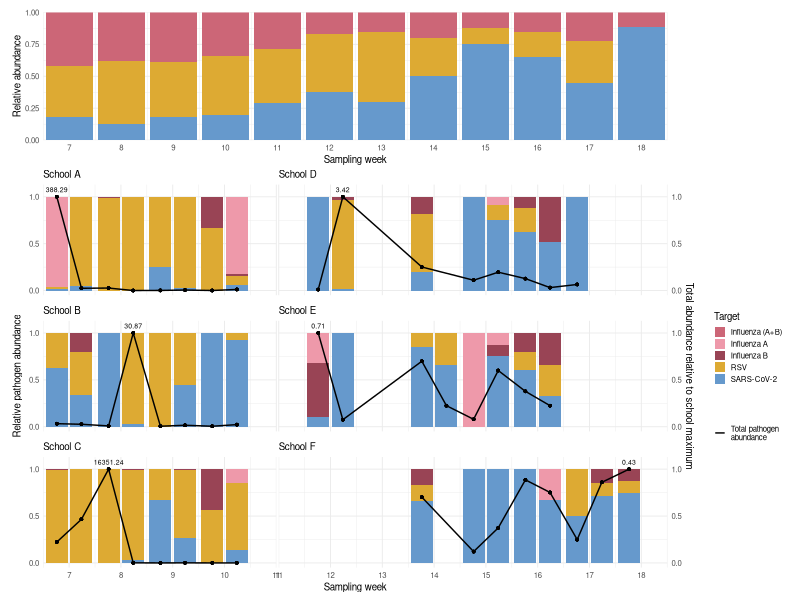
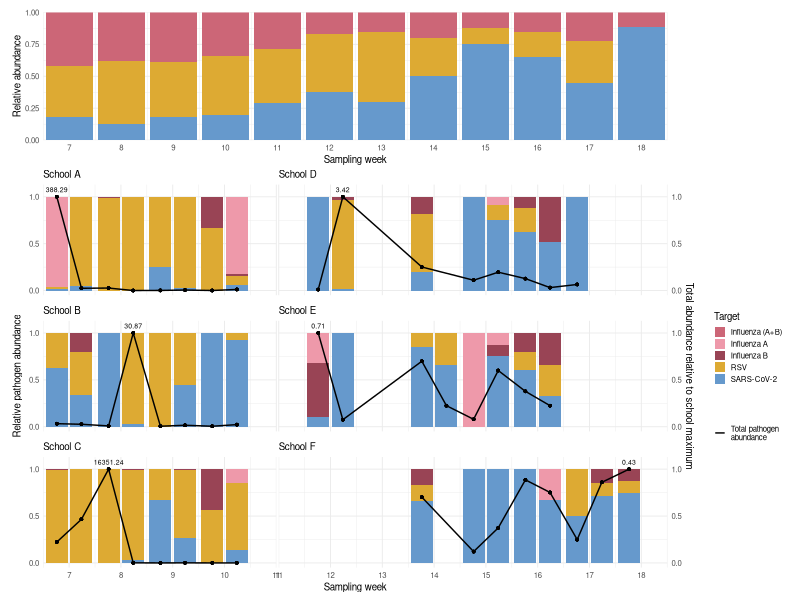

Recreate these plots in R, in order. (Note: this script raises an error after producing the figures.)
## ---- chunk 1
knitr::opts_chunk$set(echo = TRUE)

library("tidyverse")
library("scales")
library("patchwork")
library("lubridate")
## ---- chunk 2
target_colours_new<-c(
  "SARS-CoV-2" = "#6699CC",
  "RSV" = "#DDAA33",
  "Influenza A" = "#EE99AA",
  "Influenza B" = "#994455",
  "Influenza (A+B)" = "#CC6677"
)

#Fig 1a and 1b - SARI data with school abundance on same x-axis scale
Plotdata <- read.csv("./PCRanalyses/Plotdata.csv")

### Get SARI data

SARIdata<-read_delim("./PCRanalyses/SARI_Wohnregion_Patient_v202602.csv",
                     delim=";",comment="#")

plot_SARI <- SARIdata %>%
  filter(
    JAHR == 2024,
    KW >= 7, KW <= 18,
    WOHNORT == "W"
  ) %>%
  group_by(JAHR, KW) %>%
  summarise(
    SC2 = sum(COVID),
    RSV = sum(RSV),
    Flu = sum(INFLUENZA)
  ) %>%
  pivot_longer(
    cols = -c(JAHR:KW),
    names_to = "virus",
    values_to = "count"
  ) %>%
  group_by(KW) %>%
  mutate(
    prop = count / sum(count),
    virus = case_when(
      virus == "Flu" ~ "Influenza (A+B)",
      virus == "SC2" ~ "SARS-CoV-2",
      T ~ virus
    )
  ) %>%
  ggplot(aes(x = KW, y = prop, fill = virus)) +
  geom_bar(stat = "identity", width = 0.9) +
  scale_x_continuous(
    expand = expansion(add = 0),
    limits = c(6.5, 18.5),
    breaks = breaks_width(1)
  ) +
  scale_y_continuous(expand = expansion(add = 0)) +
  scale_fill_manual(values = target_colours_new) +
  theme_minimal(base_size = 7) +
  labs(
    x = "Sampling week",
    y = "Relative abundance",
    fill = "Target"
  )

pcrdata <- read_csv("./PCRanalyses/PCRdataMod.csv") %>%
  mutate(KW = isoweek(date)) %>%
  filter(!Target.Name %in% c("Staphylococcus aureus", "Streptococcus pneumoniae")) %>%
  mutate(
    school_masked = case_when(
      school == "G" ~ "A",
      school == "K" ~ "B",
      school == "M" ~ "C",
      school == "H" ~ "D",
      school == "R" ~ "E",
      school == "W" ~ "F"
    ),
    weekday = wday(date)
  ) %>%
  filter(Target.Name %in% c("SARS-CoV-2", "RSV", "Influenza A", "Influenza B")) %>%
  group_by(school_masked, Target.Name, KW) %>%
  mutate(kw_sample = ifelse(weekday == min(weekday), KW - 0.2375, KW + 0.2375)) %>% # to account for multiple samples in the same KW
  group_by(school_masked, date) %>%
  mutate(
    total_conc = sum(Conc.cp.µl.undiluted.sample.mean, na.rm = T),
    relative_abundance = Conc.cp.µl.undiluted.sample.mean / total_conc,
    plot_row = case_when(
      school_masked %in% c("A", "D") ~ 1,
      school_masked %in% c("B", "E") ~ 2,
      school_masked %in% c("C", "F") ~ 3
    ),
    plot_col = ifelse(school_masked %in% c("A", "B", "C"), 1, 2)
  ) %>%
  group_by(school_masked) %>%
  mutate(
    max_conc = max(total_conc, na.rm = T),
    relative_conc = total_conc / max_conc
  )

plot_sch_pcr <- lapply(pcrdata$school_masked %>% unique() %>% str_sort(), function(x) {
  sch_data <- pcrdata %>%
    filter(school_masked == x) %>%
    mutate(Target.Name = factor(Target.Name, levels = str_sort(names(target_colours_new))))

  sch_data %>%
    ggplot(aes(x = kw_sample, y = relative_abundance, fill = Target.Name)) +
    geom_bar(stat = "identity", width = 0.425, show.legend = T) +
    geom_line(
      aes(
        y = relative_conc,
        group = school_masked,
        color = "Total pathogen\nabundance"
      )
    ) +
    geom_point(aes(y = relative_conc), color = "black", size = 0.5) +
    geom_text(
      data = . %>% filter(max_conc == total_conc) %>% slice_head(n = 1),
      aes(y = 1.08, label = round(total_conc, 2)),
      size = 1.75
    ) +
    {
      if (unique(sch_data$plot_col) == 1) {
        scale_x_continuous(
          expand = expansion(mult = 0),
          limits = c(6.5, 11),
          breaks = breaks_width(1)
        )
      }
    } +
    {
      if (unique(sch_data$plot_col) == 2) {
        scale_x_continuous(
          expand = expansion(mult = 0),
          limits = c(11, 18.5),
          breaks = breaks_width(1)
        )
      }
    } +
    {
      if (unique(sch_data$plot_col) == 1) {
        scale_y_continuous(
          name = "Relative pathogen abundance",
          expand = expansion(mult = c(0)),
          limits = c(-0.05, 1.13),
          breaks = breaks_width(0.5)
        )
      }
    } +
    {
      if (unique(sch_data$plot_col) == 2) {
        scale_y_continuous(
          name = "Relative pathogen abundance",
          expand = expansion(mult = c(0)),
          limits = c(-0.05, 1.13),
          breaks = breaks_width(0.5),
          sec.axis = dup_axis(name = "Total abundance relative to school maximum")
        )
      }
    } +
    scale_fill_manual(values = target_colours_new, drop = F) +
    scale_colour_manual(values = c("black")) +
    theme_minimal(base_size = 7) +
    theme(plot.title = element_text(hjust = 0.5), ) +
    labs(
      x = "Sampling week",
      y = "Relative abundance",
      fill = "Target",
      colour = "",
      subtitle = paste("School", x)
    ) +
    guides(
      fill = guide_legend(override.aes = list(shape = NA)),
      colour = guide_legend(override.aes = list(fill = NA))
    ) +
    {
      if (unique(sch_data$plot_col) == 1) theme(plot.margin = margin(r = 0))
    } +
    {
      if (unique(sch_data$plot_col) == 2) theme(axis.text.y.left = element_blank(), axis.title.y.left = element_blank(), plot.margin = margin(l = 0))
    } +
    {
      if (unique(sch_data$plot_row) < 3) theme(axis.text.x = element_blank(), axis.title.x = element_blank(), plot.margin = margin(b = 6))
    }
}) %>%
  wrap_plots(nrow = 3, ncol = 2, byrow = F, guides = "collect", axis_titles = "collect", widths = c(11 - 6.5, 18.5 - 11))

{ plot_SARI + theme(legend.position = "none") } / 
  plot_sch_pcr +
    plot_layout(heights = c(1, 3)) &
    theme(legend.key.size = unit(0.3, units = "cm"))

ggsave("./Figures/2026-11_SARI_pcr_plot.png",width=6.5,height=4,dpi=300)
## ---- chunk 3
# CO2 - simulated sinoidal curve (day night cycles)
# duration - time above 1400ppm - how many 5 minute intervals recorded above threshold x5
# exposure - auc 36hr period before upload time

# sinusoidal signal equation: y = A * sin(2 * pi * f * t + phi)
# set parameters
amplitude <- 1500 / 2 # Height of the wave
frequency <- 1 / 24 # Cycles per hour (Hz)
phase <- 4 * pi / 5 # Horizontal shift (radians)
sample_rate <- 5 # Points per hour
duration <- 72 # Total time in hours

set.seed(46745) # using runif to add noise

df_co2 <- data.frame(time = seq(0, duration, by = 1 / sample_rate)) %>%
  mutate(
    y = sin(2 * pi * frequency * time + phase)
  ) %>%
  rowwise() %>%
  mutate(
    y_noise = y * amplitude + 400 + amplitude * runif(1, 0.9, 1.1),
    y_noise_1400 = ifelse(y_noise > 1400, 1400, y_noise),
    y_noise_36hr = ifelse((time >= (sampling_time - 36)) & (time <= sampling_time), y_noise, NA),
    y_noise_sampling = ifelse((time >= (sampling_time - 25)) & (time <= (sampling_time - 1)), y_noise, NA),
    time_adj = time - sampling_time
  )

sampling_time <- 60
exposure_length <- 36

df_co2 %>%
  ggplot(aes(x = time_adj, y = y_noise)) +
  geom_area(aes(fill = "duration")) +
  geom_area(aes(y = y_noise_1400), fill = "lightgrey") +
  geom_area(data = . %>% filter(time_adj >= -exposure_length & time_adj <= 0), aes(y = y_noise_1400), fill = "white") +
  geom_area(aes(y = y_noise_sampling), fill = "lightgrey", alpha = 0.5) +
  geom_area(aes(y = y_noise_36hr, fill = "exposure"), alpha = 0.5) +
  geom_line(colour = "black", linewidth = 0.25) +
  geom_hline(yintercept = 1400, linetype = "dashed", colour = "darkgrey") +
  geom_vline(xintercept = 0) +
  annotate(geom = "text", y = 1420, x = -55, label = "1400ppm", vjust = 0, colour = "darkgrey") +
  scale_x_continuous(
    expand = expansion(add = 0),
    breaks = c(0, -36, -13), labels = c("Data\nupload", "36 hours prior\nto sample", "24 hour sample\ncollection")
  ) +
  scale_y_continuous(expand = expansion(add = 0), breaks = scales::breaks_width(400)) +
  scale_fill_manual(values = c("duration" = "#66ddee", "exposure" = "#ee6677")) +
  theme_minimal(base_size = 8) +
  labs(
    x = "Time (hours)",
    y = "CO~2~ (ppm)",
    fill = "Metric"
  ) +
  theme(
    axis.title.y = ggtext::element_markdown(),
    axis.text.y = element_blank(),
    legend.position = "bottom",
    panel.grid.major.x = element_blank(),
    panel.grid.minor.x = element_blank()
  )

ggsave("./Figures/2026-11_CO2_metrics_plot.png",width=6,height=4,dpi=300)
